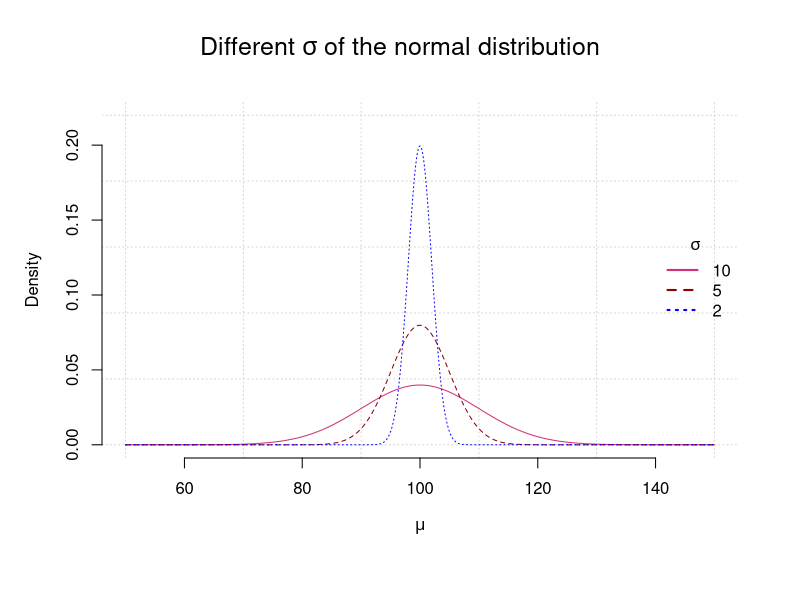
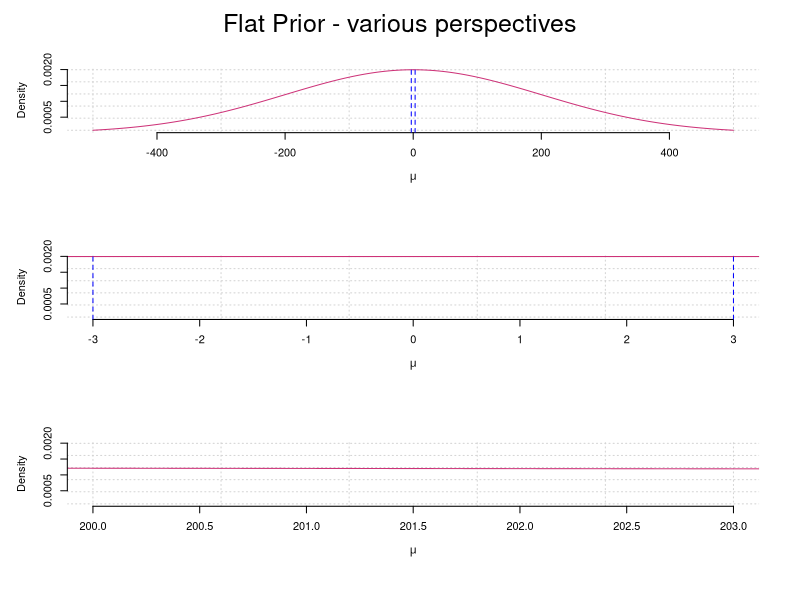
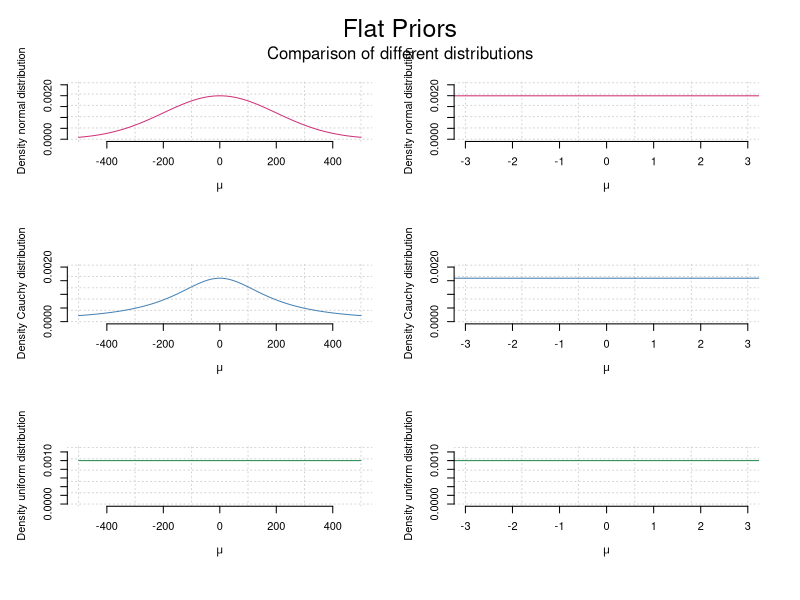
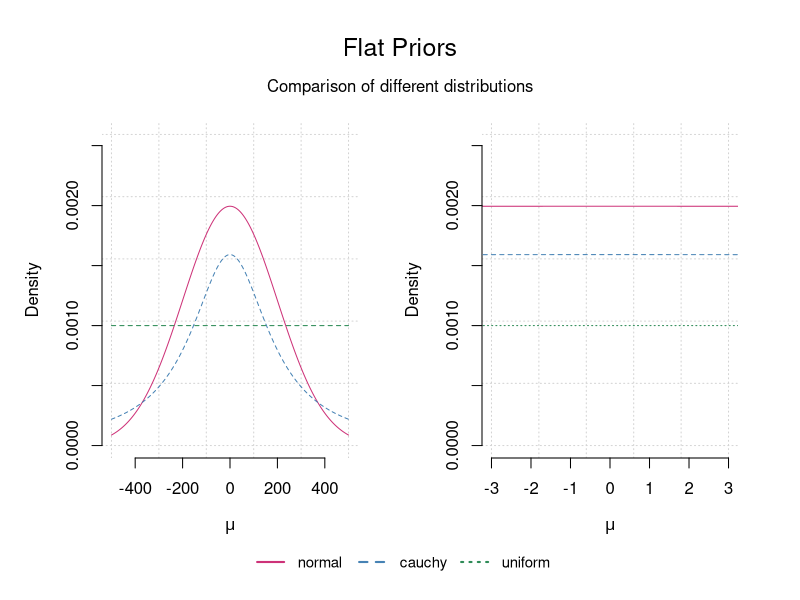
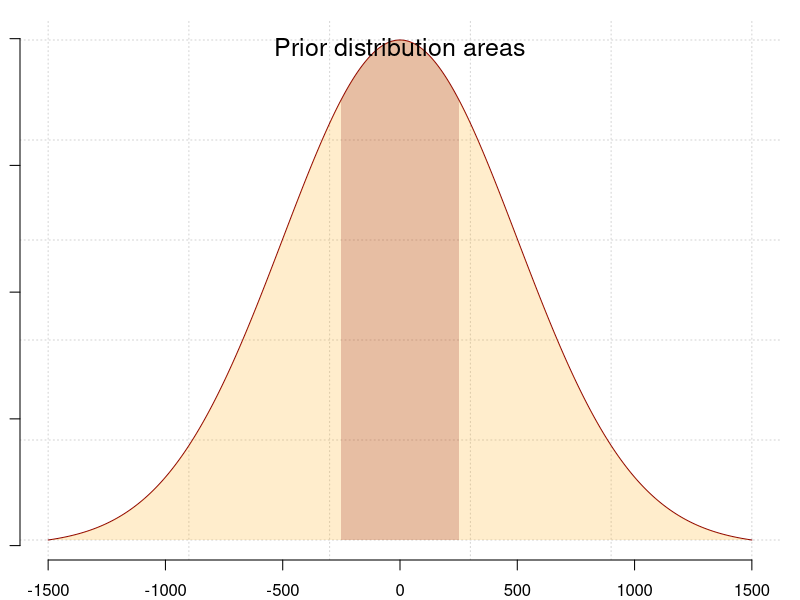

Here is the R script that generated these plots, in order:
### (C) 2005-2023 by Leo Guertler 
### R-code supplement
### to the book
###
### "Subjektive Ansichten und objektive Betrachtungen"
###
### written by Gürtler & Huber (2023)
###
### All R-code is published under the GPL v3 license:
###
### https://www.gnu.org/licenses/gpl-3.0.en.html
###
### except for 'borrowed' code - see links and references.
### For this R-code the original license of the respective
### authors is valid.
###
### R-code published on
###
### https://osdn.net/projects/mixedmethod-rcode
### https://github.com/abcnorio/mixedmethod-rcode



# file:
# ptII_quan_Bayes_regularization.r

# location:
# chap. 6 [6.12]
# Die Wahl priorer Verteilungen


# after McElreath (2015, p. 187)

# different sigmas (normal distribution)
thetas <- seq(50,150,0.01)
dnorm1 <- dnorm(thetas, 100, 10)
dnorm2 <- dnorm(thetas, 100, 5)
dnorm3 <- dnorm(thetas, 100, 2)
par(oma=c(2,1,1,1), "cex.axis"=1, bty="l")
plot(thetas, dnorm1, col="violetred3", type="l", ylim=c(0,0.22), pre.plot=grid(), bty="n", xlab=expression(mu), ylab="Density")
lines(thetas, dnorm2, lty=2, col="darkred")
lines(thetas, dnorm3, lty=3, col="blue")
legend("right", legend=c("10","5","2"), col=c("violetred3","darkred","blue"), lty=1:3, lwd=2,bty="n", horiz=FALSE, title=expression(paste(sigma)))
mtext(expression(paste("Different ",sigma," of the normal distribution",sep="")), outer=TRUE, line=-2, cex=1.5, side=3)


# flat prior
thetas <- seq(-500,500,0.01)
dnorm1 <- dnorm(thetas, 0, 200)
par(oma=c(2,1,1,1), "cex.axis"=1, bty="l", mfrow=c(3,1))
plot(thetas, dnorm1, col="violetred3", type="l", pre.plot=grid(), bty="n", xlab=expression(mu), ylab="Density")
abline(v=c(-3,3),col="blue",lty=2)

plot(thetas, dnorm1, col="violetred3", xli=c(-3,3), type="l", pre.plot=grid(), bty="n", xlab=expression(mu), ylab="Density")
abline(v=c(-3,3),col="blue",lty=2)

plot(thetas, dnorm1, col="violetred3", xli=c(200,203), type="l", pre.plot=grid(), bty="n", xlab=expression(mu), ylab="Density")
mtext(expression(paste("Flat Prior - various perspectives",sep="")), outer=TRUE, line=-2, cex=1.5, side=3)


# percent area below the curve for different N(0,1) sds from 1 to 4
2*(1-pnorm(1:6))
1-pnorm(1:6)
pnorms <- sapply(1:2, function(i) i*(1-pnorm(1:6)))
colnames(pnorms) <- c("one-sided","two-sided")
pnorms


# flat priors - different distributions
fak <- 1.3
thetas <- seq(-500,500,0.01)
dnorm1 <- dnorm(thetas, 0, 200)
dcauchy1 <- dcauchy(thetas, 0, 200)
dunif1 <- dunif(thetas,-500,500)
par(oma=c(2,1,2,1), "cex.axis"=1, bty="l", mfrow=c(3,2))
xlim <- c(-3,3)
ylim.dnorm <- c(0,max(dnorm1))
ylim.dcauchy <- c(0,max(dcauchy1))
ylim.dunif <-  c(0,max(dunif1))
plot(thetas, dnorm1, col="violetred3", ylim=ylim.dnorm*fak, type="l", pre.plot=grid(), bty="n", xlab=expression(mu), ylab="Density normal distribution")
plot(thetas, dnorm1, col="violetred3", ylim=ylim.dnorm*fak, xlim=xlim, type="l", pre.plot=grid(), bty="n", xlab=expression(mu), ylab="Density normal distribution")

plot(thetas, dcauchy1, col="steelblue", ylim=ylim.dcauchy*fak, type="l", pre.plot=grid(), bty="n", xlab=expression(mu), ylab="Density Cauchy distribution")
plot(thetas, dcauchy1, col="steelblue", ylim=ylim.dcauchy*fak, xlim=xlim, type="l", pre.plot=grid(), bty="n", xlab=expression(mu), ylab="Density Cauchy distribution")

plot(thetas, dunif1, col="seagreen", ylim=ylim.dunif*fak, type="l", pre.plot=grid(), bty="n", xlab=expression(mu), ylab="Density uniform distribution")
plot(thetas, dunif1, col="seagreen", ylim=ylim.dunif*fak, xlim=xlim, type="l", pre.plot=grid(), bty="n", xlab=expression(mu), ylab="Density uniform distribution")
mtext(expression(paste("Flat Priors",sep="")), outer=TRUE,line=-1, cex=1.5, side=3)
mtext(expression(paste("Comparison of different distributions",sep="")), outer=TRUE,line=-3, cex=1, side=3)


# everything on one plot
par(oma=c(2,1,2,1), "cex.axis"=1, bty="l", mfrow=c(1,2))
plot(thetas, dnorm1, col="violetred3", ylim=c(0,max(ylim.dnorm,ylim.dcauchy,ylim.dunif))*fak, type="l", pre.plot=grid(), bty="n", xlab=expression(mu), ylab="Density")
lines(thetas, dcauchy1, lty=2, col="steelblue")
lines(thetas, dunif1, lty=2, col="seagreen")

plot(thetas, dnorm1, col="violetred3", ylim=c(0,max(ylim.dnorm,ylim.dcauchy,ylim.dunif))*fak, xlim=xlim, type="l", pre.plot=grid(), bty="n", xlab=expression(mu), ylab="Density")
lines(thetas, dcauchy1, lty=2, col="steelblue")
lines(thetas, dunif1, lty=3, col="seagreen")

mtext(expression(paste("Flat Priors",sep="")), outer=TRUE,line=-1, cex=1.5, side=3)
mtext(expression(paste("Comparison of different distributions",sep="")), outer=TRUE,line=-3, cex=1, side=3)

par(fig=c(0,1,0,1), oma=c(1,0,0,0), mar=c(0,0,0,0), new=TRUE)
plot(1, type="n", bty="n", xaxt="n", yaxt="n")
legend("bottom", legend=c("normal","cauchy","uniform"), col=c("violetred3","steelblue","seagreen"), lty=1:3, lwd=2, xpd=TRUE, horiz=TRUE, bty="n", cex=.9)



# no flat priors!

lim <- 1500  
theta <- seq(-lim,lim,0.1)
mu <- 0
sigma <- 500
norm.dens <- dnorm(theta, mean=mu, sd=sigma)
compare <- sigma/2
norm.tab <- data.frame(theta,norm.dens)
head(norm.tab)
tail(norm.tab)
# -lim < compare < lim
p <- 1 - 2*pnorm(-compare, mean=mu, sd=sigma)
p
colos <- adjustcolor(c("orange","darkred"),alpha=0.2)
par(oma=c(2,1,1,1), "cex.axis"=1, bty="l")
plot(theta,norm.dens, type="l", col="darkred", bty="n", pre.plot=grid(), xlab=expression(paste(theta)), ylab="Density", cex.lab=1.2)
theta.outtake <- theta[norm.tab[,"theta"] > -compare & norm.tab[,"theta"] < compare]
dens.outtake <- norm.tab[norm.tab[,"theta"] > -compare & norm.tab[,"theta"] < compare,"norm.dens"]
theta.outt.l <- length(theta.outtake)
theta.startx <- theta.outtake[1]
theta.endx <- theta.outtake[theta.outt.l]
min.d <- min(norm.dens)
polygon(x=c(theta), y=c(norm.dens), col=colos[1], border=NA)
polygon(x=c(theta.startx, theta.outtake, theta.endx,theta.endx),
        y=c(min.d,dens.outtake,dens.outtake[theta.outt.l],min.d), col=colos[2], border=NA)
mtext("Prior distribution areas", outer=TRUE, line=-2, cex=1.5, side=3)
 

# not run
alpha <- 0.05
2*(1-pnorm(qnorm(1-alpha/2, mean=0, sd=1)))
qnorm(1-1e-15/2, mean=0, sd=1)

